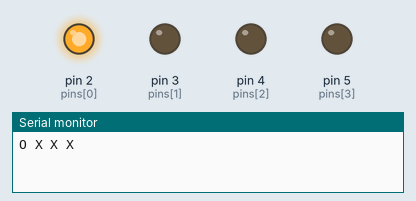
A sketch run on a simulated Arduino Uno, built with avr-gcc and run on an emulated ATmega328P. Parts: output pins drawn as LEDs (lit = HIGH), the last lines printed to the serial monitor.

Above: at 0.5 s.
At 2.5 s:
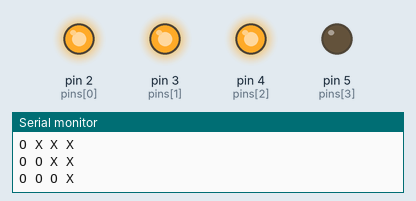
At 3.5 s:
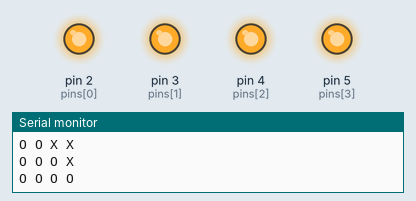
At 5.5 s:
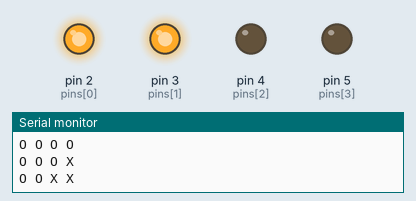
Timing chart, 0 to 6.9 s (numbered marks = the images above):
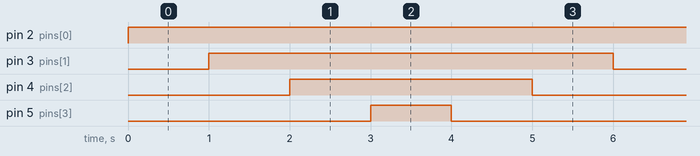

Measured:
- by itself, pin 2 (pins[0]): LOW → HIGH at 0.00 s
- by itself, pin 3 (pins[1]): alternates HIGH for 5.0 s and LOW for 1.0 s
- by itself, pin 4 (pins[2]): alternates HIGH for 3.0 s and LOW for 3.0 s
- by itself, pin 5 (pins[3]): alternates HIGH for 1.0 s and LOW for 5.0 s

The sketch:

LAB3_2.ino
```cpp
int pins[]={2,3,4,5};
int state = 0;
int count=0;

void setup() {
  // put your setup code here, to run once:
  Serial.begin(9600);
  for(int i=0;i<4;i++){
    pinMode(pins[i], OUTPUT);
    digitalWrite(pins[i], LOW);
  }
}

void loop() {
  // put your main code here, to run repeatedly:

  for(int i=0;i<4;i++){
    if(i<=state){
      Serial.print("O ");
      digitalWrite(pins[i], HIGH);
    }
    else{
      Serial.print("X ");
      digitalWrite(pins[i], LOW);
    }
  }
  Serial.println();

  if(count %6<3) state++;
  else state--;
  count++;

  delay(1000);
}
```
